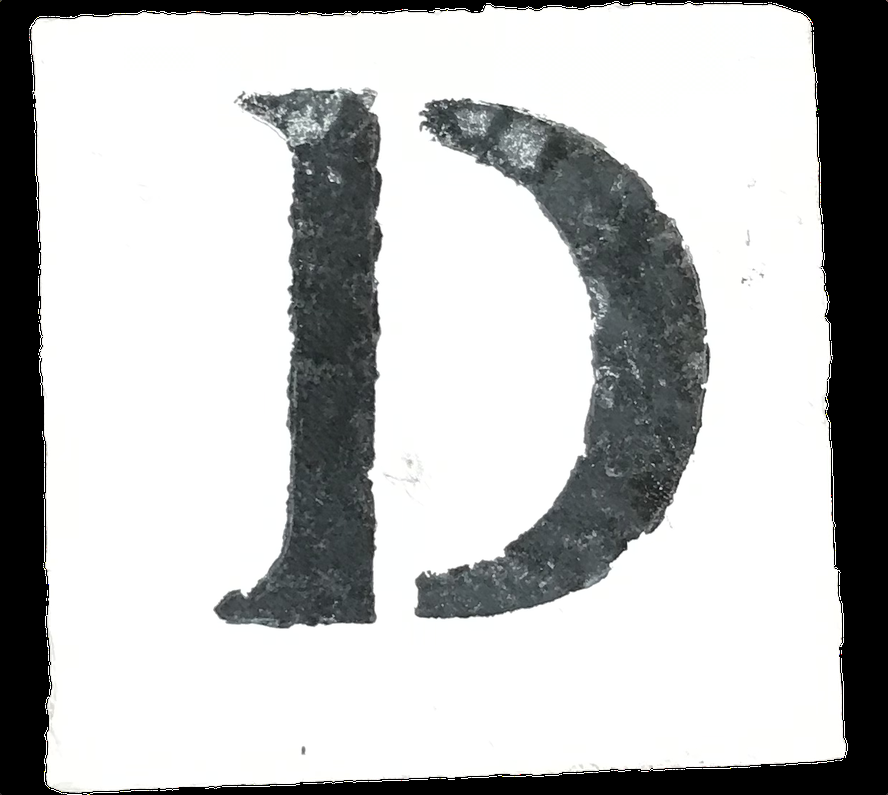
#> input picture OpenCV_Text_Detection/OpenCV_TextByTemplate/D_Temp.png, 888 x 795 px, shrunk from 1234 x 1105 before the run
$ python GreyScaleFiltering.py
#> lines starting #> are read from the running program, lines starting #| are printed output that depends on the picture; after the words box and inside, x2 and y2 are one past the last pixel; in counts of white or black regions, pixels touching at a corner belong together
import cv2
import os
import numpy as np
from matplotlib import pyplot as plt
import time

original = cv2.imread('D_Temp.png',0)
#> original: shape (795, 888); min 0, max 255, mean 189.7

#img = cv2.imread('D_Temp.png',cv2.IMREAD_GRAYSCALE)

ret,thresh = cv2.threshold(original, 200, 255, cv2.THRESH_BINARY)
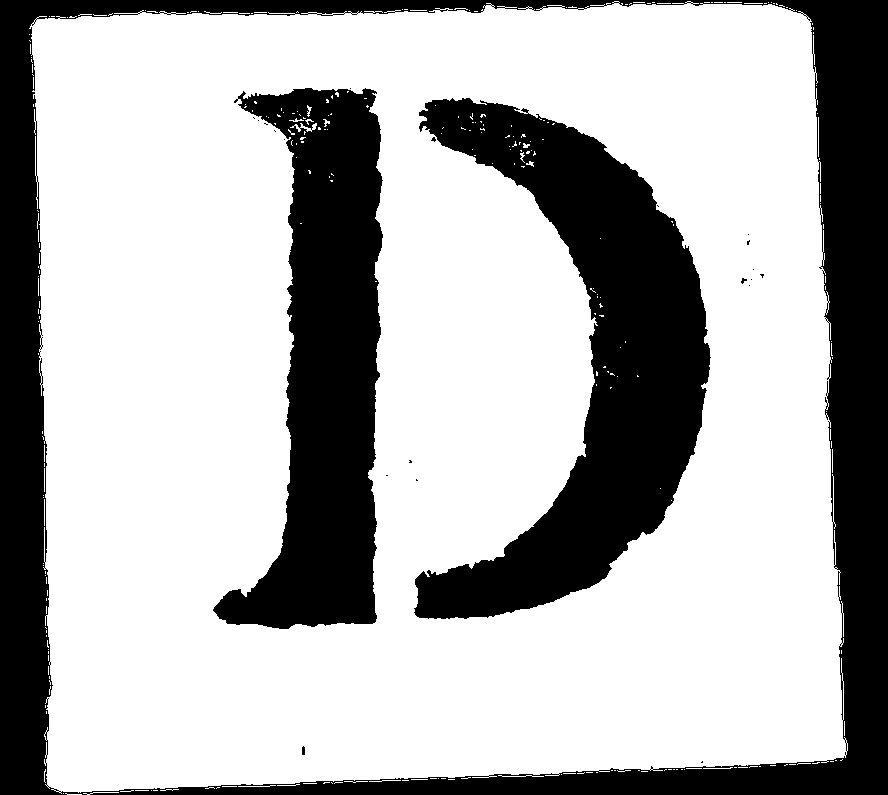
#> thresh: shape (795, 888); 69.4% white; 23 black regions (19 under 20 px), largest, box (x1, y1, x2, y2) and area: (0, 0, 888, 795) 101738, (414, 98, 711, 619) 63195, (213, 88, 383, 629) 50762, (302, 746, 305, 755) 25

cv2.imshow('original',original)
#cv2.imshow('grey',img)
cv2.imshow('threshold', thresh)
cv2.waitKey(0)
